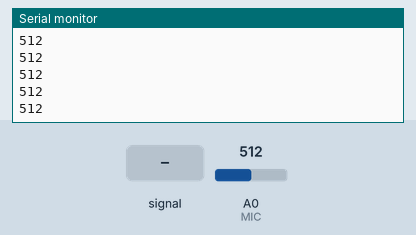
The sketch below on a simulated Arduino Uno, built with avr-gcc and run on an emulated ATmega328P. Shown: the last lines printed to the serial monitor. The test bench sets the inputs (shaded band); at power-on: A0 (MIC) = 512.

Above: at 1.2 s.
1.3 s: A0 (MIC) fed a 200 Hz sine of ±81 counts around its level
At 2.1 s:
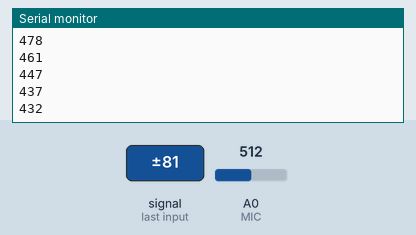
2.8 s: A0 (MIC) set to 716
At 3.5 s:
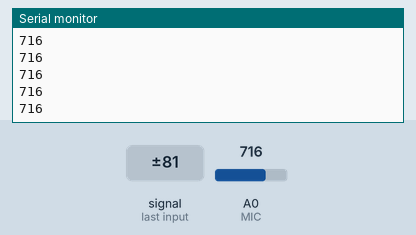
4.3 s: A0 (MIC) fed a 1000 Hz sine of ±255 counts around its level
At 5.1 s:
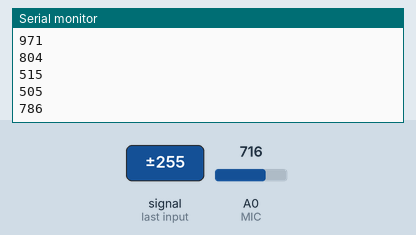
5.8 s: A0 (MIC) set to 900
At 6.4 s:
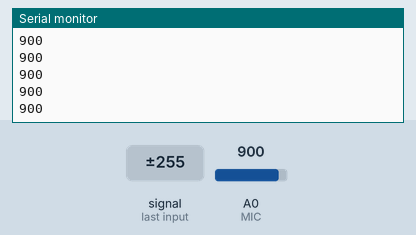
Timing chart, 0 to 8.3 s (numbered marks = the images above; inputs shaded):
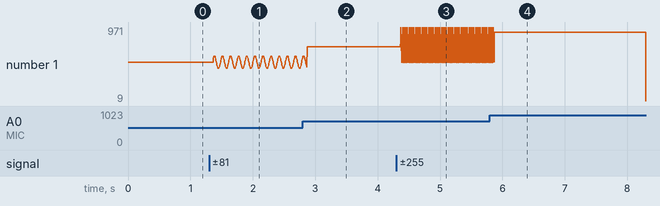

Measured:
- after the input at 1.3 s, the serial monitor: prints a new line after 0.07 s (image 1)
- after the input at 2.8 s, the serial monitor: prints a new line after 0.07 s (image 2)
- after the input at 4.3 s, the serial monitor: prints a new line after 0.07 s (image 3)
- after the input at 5.8 s, the serial monitor: prints a new line after 0.07 s (image 4)
- plotted number 1: 512 → 571 after the input at 1.3 s, 571 → 716 after the input at 2.8 s, 716 → 787 after the input at 4.3 s

The sketch:

Mic.ino
```cpp
#define MIC A0
int sig=0;
void setup() {
  // put your setup code here, to run once:
Serial.begin(9600);
}

void loop() {
  // put your main code here, to run repeatedly:
sig= analogRead(MIC);
Serial.println(sig);
}
```
